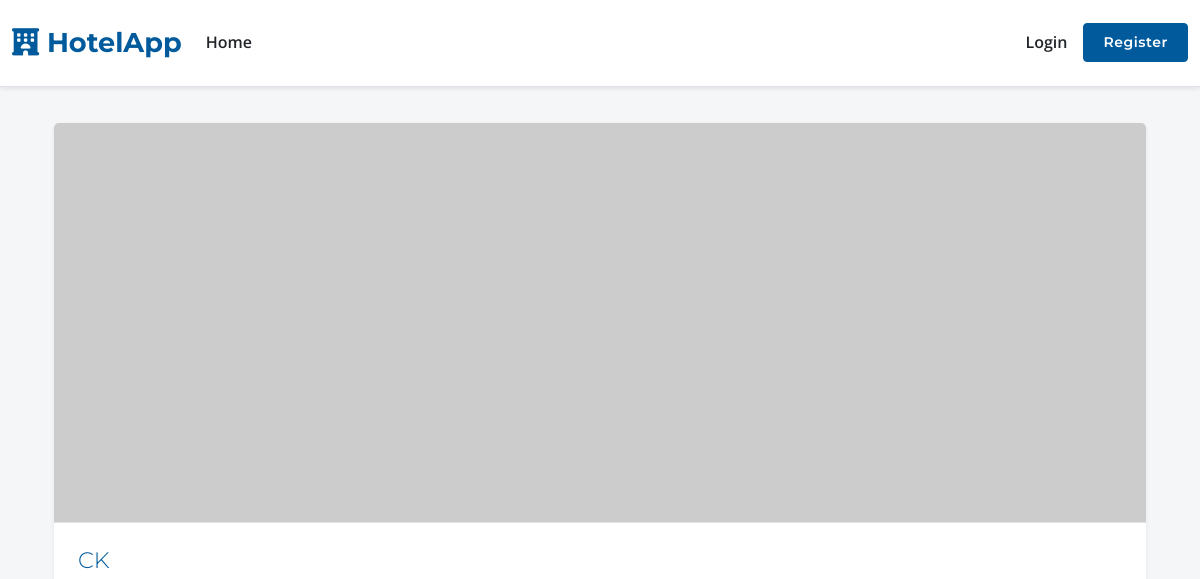
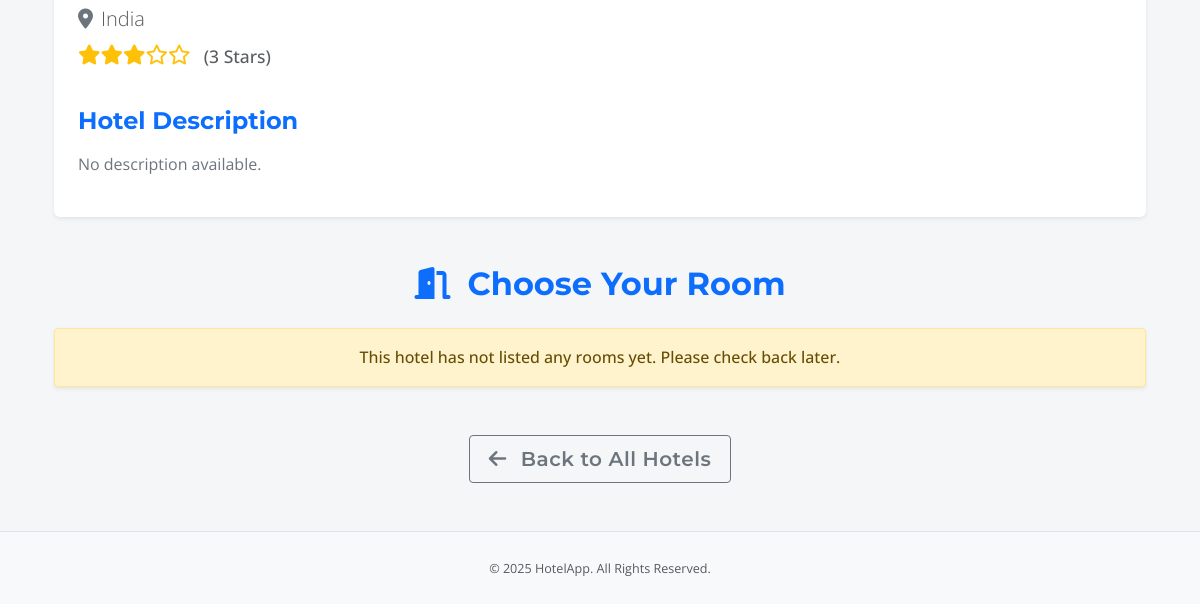
The page /hotel/1 on the database as committed earlier (2 pictures, top to bottom).
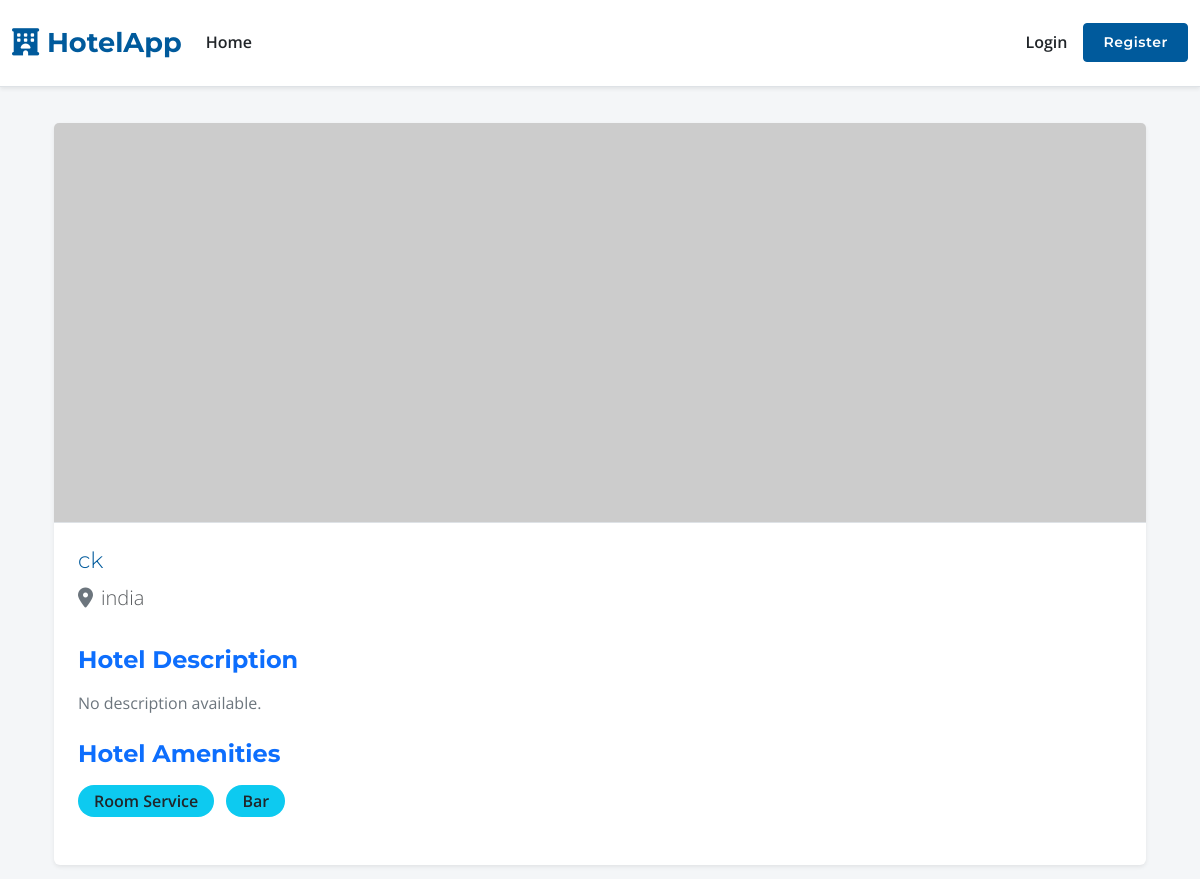
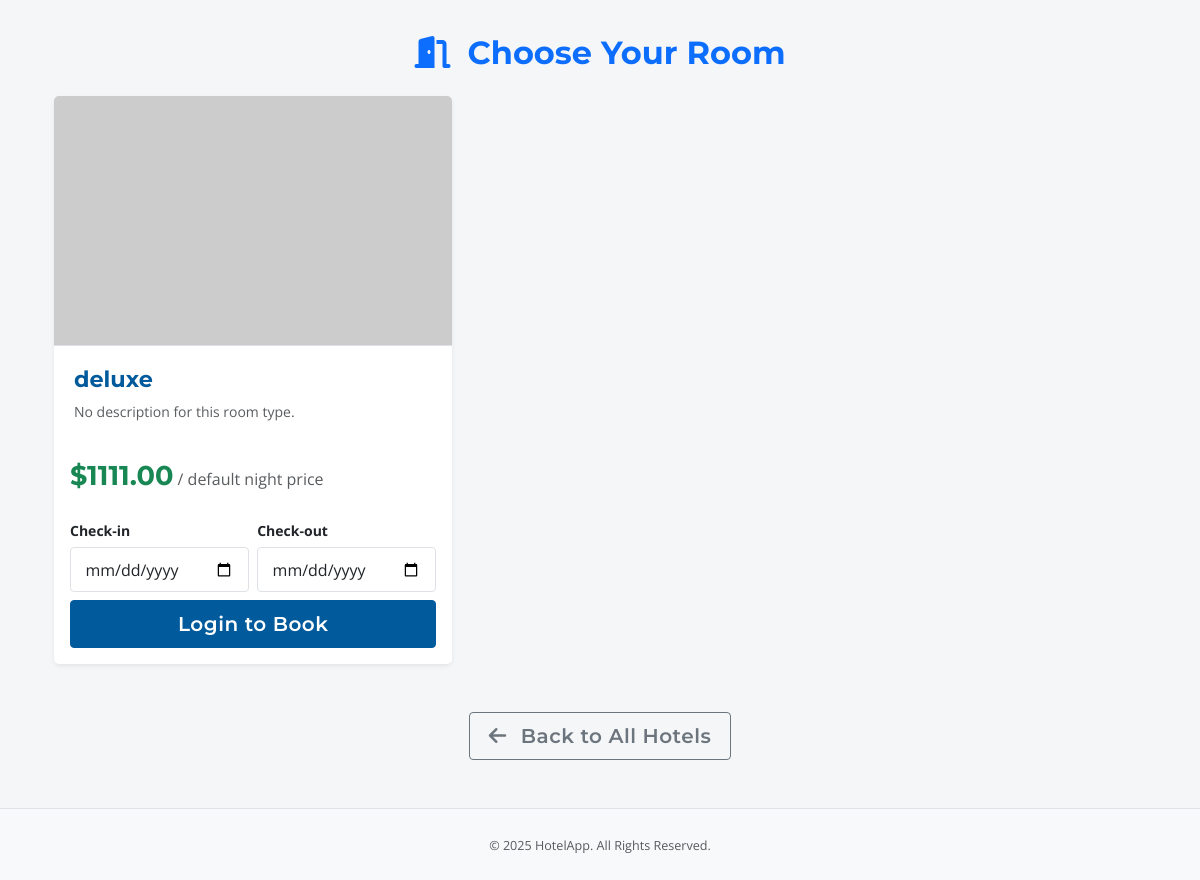
The same page on the database as committed later (2 pictures, top to bottom).
### app.py (models this page shows, shortened)
class Hotel(db.Model):
    id = db.Column(db.Integer, primary_key=True)
    name = db.Column(db.String(100), nullable=False)
    location = db.Column(db.String(200), nullable=False)
    description = db.Column(db.Text, nullable=True)
    price_per_night = db.Column(db.Float, nullable=True)
    image_url = db.Column(db.String(255), nullable=True, default='https://via.placeholder.com/800x500.png?text=Main+Hotel+Image')
    owner_id = db.Column(db.Integer, db.ForeignKey('user.id', ondelete='CASCADE'), nullable=False)
    is_approved = db.Column(db.Boolean, default=False, nullable=False)
    star_rating = db.Column(db.Integer, nullable=True)
    amenities = db.relationship('Amenity', secondary=hotel_amenities, lazy='subquery', backref=db.backref('hotels', lazy=True))
    latitude = db.Column(db.Float, nullable=True)
    longitude = db.Column(db.Float, nullable=True)
    gallery_images = db.relationship('HotelImage', backref='hotel_ref', lazy='dynamic', cascade="all, delete-orphan")
    bookings = db.relationship('Booking', backref='hotel', lazy=True, foreign_keys='Booking.hotel_id', cascade="all, delete-orphan")
    wishlisted_by_users = db.relationship('Wishlist', backref='hotel', lazy='dynamic', cascade='all, delete-orphan')
    room_types = db.relationship('RoomType', backref='hotel', lazy='dynamic', cascade="all, delete-orphan")

class Amenity(db.Model):
    id = db.Column(db.Integer, primary_key=True)
    name = db.Column(db.String(50), unique=True, nullable=False)

class RoomType(db.Model):
    id = db.Column(db.Integer, primary_key=True)
    hotel_id = db.Column(db.Integer, db.ForeignKey('hotel.id', ondelete='CASCADE'), nullable=False)
    name = db.Column(db.String(100), nullable=False)
    description = db.Column(db.Text, nullable=True)
    price_per_night = db.Column(db.Float, nullable=False)
    number_of_rooms = db.Column(db.Integer, nullable=False, default=1)
    amenities = db.Column(db.String(300), nullable=True)
    main_image_url = db.Column(db.String(255), nullable=True, default='https://via.placeholder.com/800x500.png?text=Room+Image')
    gallery_images = db.relationship('RoomImage', backref='room_type_ref', lazy='dynamic', cascade="all, delete-orphan")
    bookings = db.relationship('Booking', backref='room_type', lazy='dynamic', cascade="all, delete-orphan")
    availabilities = db.relationship('Availability', backref='room_type_ref', lazy='dynamic', cascade="all, delete-orphan")
    def get_amenities_list(self): return [a.strip() for a in self.amenities.split(',') if a.strip()] if self.amenities else []

### app.py (the view)
@app.route('/hotel/<int:hotel_id>')
def hotel_detail(hotel_id):
    hotel = Hotel.query.get_or_404(hotel_id)
    if not hotel.is_approved and (not current_user.is_authenticated or (current_user.role != 'admin' and current_user.id != hotel.owner_id)):
        flash("This hotel is not yet approved or does not exist.", "warning")
        return redirect(url_for('index'))
    room_types = hotel.room_types.order_by(RoomType.price_per_night.asc()).all()
    return render_template('hotel_detail.html', hotel=hotel, room_types=room_types, today=date.today().isoformat())

### app.py (called while the page is built)
@app.context_processor
def utility_processor():
    def is_hotel_in_wishlist(hotel_id):
        if current_user.is_authenticated:
            return Wishlist.query.filter_by(user_id=current_user.id, hotel_id=hotel_id).first() is not None
        return False
    return dict(is_hotel_in_wishlist=is_hotel_in_wishlist)

### templates/hotel_detail.html (shortened to what this page needs)
{% extends "base.html" %}
{% block content %}
<div class="container mt-4 mb-5">
    <div class="card shadow-sm border-0 mb-5">
        <img src="{{ hotel.image_url or 'https://via.placeholder.com/1200x400.png?text=Hotel+Image' }}" class="card-img-top" alt="{{ hotel.name }}" style="max-height: 400px; object-fit: cover;">
        <div class="card-body p-4">
            <div class="d-flex justify-content-between align-items-start">
                <div>
                    <h1 class="card-title display-5 mb-2">{{ hotel.name }}</h1>
                    <p class="lead text-muted mb-2"><i class="fas fa-map-marker-alt text-secondary me-2"></i>{{ hotel.location }}</p>
                    {% if hotel.star_rating %}
                        <p class="mb-3 h5 text-warning">
                            {% for i in range(hotel.star_rating) %}<i class="fas fa-star"></i>{% endfor %}{% for i in range(5 - hotel.star_rating) %}<i class="far fa-star"></i>{% endfor %}
                            <span class="ms-2 text-muted small align-middle"> ({{ hotel.star_rating }} Star{{ 's' if hotel.star_rating > 1 }})</span>
                        </p>
                    {% endif %}
                </div>
            </div>
            <h4 class="mt-4 mb-3 text-primary">Hotel Description</h4>
            <p class="text-secondary preserve-newlines">{{ hotel.description if hotel.description else "No description available." }}</p>
             {% if hotel.amenities %}
                <h4 class="mt-4 mb-3 text-primary">Hotel Amenities</h4>
                <div class="mb-3">
                    {% for amenity in hotel.amenities %}
                        <span class="badge bg-info text-dark rounded-pill me-2 mb-2 p-2 px-3 fs-6">{{ amenity.name }}</span>
                    {% endfor %}
                </div>
            {% endif %}
        </div>
    </div>
    <h2 class="text-center mb-4 text-primary"><i class="fas fa-door-open me-2"></i> Choose Your Room</h2>
    {% if room_types %}
        <div class="row row-cols-1 row-cols-lg-2 g-4">
            {% for room in room_types %}
            <div class="col d-flex align-items-stretch">
                <div class="card h-100 shadow-sm border-0">
                    <img src="{{ room.main_image_url or 'https://via.placeholder.com/800x500.png?text=No+Room+Image' }}" class="card-img-top" alt="{{ room.name }}" style="height: 250px; object-fit: cover;">
                    <div class="card-body">
                        <h4 class="card-title">{{ room.name }}</h4>
                        <p class="card-text text-muted small">{{ room.description or 'No description for this room type.'}}</p>
                    </div>
                    <div class="card-footer bg-white border-top-0 p-3">
                        <div class="mb-3">
                            <h3 class="text-success d-inline-block">${{ "%.2f"|format(room.price_per_night) }}</h3> <small class="text-muted fs-6">/ default night price</small>
                        </div>
                        <form method="POST" action="{{ url_for('book_room', room_type_id=room.id) }}" class="booking-form" data-room-id="{{ room.id }}">
                            <div class="row g-2">
                                <div class="col-sm-6">
                                    <label for="check_in_date_{{room.id}}" class="form-label small fw-bold">Check-in</label>
                                    <input type="date" class="form-control check-in-date" id="check_in_date_{{room.id}}" name="check_in_date" min="{{ today }}" required>
                                </div>
                                <div class="col-sm-6">
                                    <label for="check_out_date_{{room.id}}" class="form-label small fw-bold">Check-out</label>
                                    <input type="date" class="form-control check-out-date" id="check_out_date_{{room.id}}" name="check_out_date" min="{{ today }}" required>
                                </div>
                            </div>
                            <div class="d-grid mt-2">
                                {% if current_user.is_authenticated %}
                                    <button type="submit" class="btn btn-primary btn-lg" disabled><i class="fas fa-calendar-check me-2"></i> Book This Room</button>
                                {% else %}
                                     <a href="{{ url_for('login', next=request.url) }}" class="btn btn-primary btn-lg">Login to Book</a>
                                {% endif %}
                            </div>
                        </form>
                    </div>
                </div>
            </div>
            {% endfor %}
        </div>
    {% else %}
        <div class="alert alert-warning text-center shadow-sm">This hotel has not listed any rooms yet. Please check back later.</div>
    {% endif %}
    <div class="mt-5 text-center"><a href="{{ url_for('index') }}" class="btn btn-outline-secondary btn-lg"><i class="fas fa-arrow-left me-2"></i> Back to All Hotels</a></div>
</div>
{% endblock %}

### templates/base.html (shortened to what this page needs)
<!DOCTYPE html>
<html lang="en">
<head>
    <link href="https://cdn.jsdelivr.net/npm/bootstrap@5.3.2/dist/css/bootstrap.min.css" rel="stylesheet">
    <link rel="stylesheet" href="https://cdnjs.cloudflare.com/ajax/libs/font-awesome/6.4.2/css/all.min.css" />
    <link rel="stylesheet" href="https://unpkg.com/leaflet@1.9.4/dist/leaflet.css"/>
    <link rel="stylesheet" href="{{ url_for('static', filename='style.css') }}">
</head>
<body class="d-flex flex-column min-vh-100">
    <nav class="navbar navbar-expand-lg navbar-light bg-white fixed-top border-bottom shadow-sm py-3">
        <div class="container-fluid">
            <a class="navbar-brand" href="{{ url_for('index') }}" style="font-family: 'Montserrat', sans-serif; font-weight: 700; color: var(--primary-color, #005A9C); font-size: 1.6rem;">
                <i class="fas fa-hotel"></i> HotelApp
            </a>
            <div class="collapse navbar-collapse" id="navbarNav">
                <ul class="navbar-nav me-auto mb-2 mb-lg-0">
                    <li class="nav-item">
                        <a class="nav-link {% if request.endpoint == 'index' %}active fw-bold{% endif %}" href="{{ url_for('index') }}">Home</a>
                    </li>
                </ul>
                <ul class="navbar-nav ms-auto mb-2 mb-lg-0 align-items-center">
                    {% if current_user.is_authenticated %}
                        <li class="nav-item dropdown">
                            <a class="nav-link dropdown-toggle" href="#" id="navbarUserDropdown" role="button" data-bs-toggle="dropdown" aria-expanded="false">
                                <i class="fas fa-user-circle me-1"></i> {{ current_user.username }}
                                <span class="badge rounded-pill bg-secondary ms-1">{{ current_user.role|capitalize }}</span>
                            </a>
                            <ul class="dropdown-menu dropdown-menu-end shadow-lg border-0" aria-labelledby="navbarUserDropdown">
                                <li><a class="dropdown-item {% if request.endpoint == 'profile' %}active{% endif %}" href="{{ url_for('profile') }}"><i class="fas fa-user-edit me-2"></i> My Profile</a></li>
                                <li><hr class="dropdown-divider"></li>
                                <li><a class="dropdown-item text-danger" href="{{ url_for('logout') }}"><i class="fas fa-sign-out-alt me-2"></i> Logout</a></li>
                            </ul>
                        </li>
                    {% else %}
                        <li class="nav-item"><a class="nav-link {% if request.endpoint == 'login' %}active fw-bold{% endif %}" href="{{ url_for('login') }}">Login</a></li>
                        <li class="nav-item"><a class="btn btn-primary btn-sm ms-2" href="{{ url_for('register') }}">Register</a></li>
                    {% endif %}
                </ul>
            </div>
        </div>
    </nav>
    <main class="container-fluid mt-4 flex-grow-1">
        <div class="container">
            {% block content %}{% endblock %}
        </div>
    </main>
    <footer class="py-4 mt-auto bg-light text-center text-muted border-top">
        <div class="container"><small>© <span id="currentYear"></span> HotelApp. All Rights Reserved.</small></div>
    </footer>
</body>
</html>

### static/style.css (style rules this page uses)
:root { --primary-color: #005A9C; --secondary-color: #FFA500; --light-bg: #f8f9fa; --dark-text: #212529; --medium-text: #6c757d; --border-color: #dee2e6; --card-shadow: 0 2px 8px rgba(0, 0, 0, 0.075); --card-hover-shadow: 0 6px 15px rgba(0, 0, 0, 0.12); }
body { font-family: 'Open Sans', sans-serif; color: var(--dark-text); background-color: #f4f6f8; padding-top: 75px; line-height: 1.6; display: flex; flex-direction: column; min-height: 100vh; }
.container, .container-fluid { flex-grow: 1; }
h1, h2, h3, h4, h5, h6 { font-family: 'Montserrat', sans-serif; font-weight: 700; color: var(--primary-color); }
h1 { font-size: 2.4rem; margin-bottom: 1rem; }
h2 { font-size: 2rem; margin-bottom: 0.8rem; }
h3 { font-size: 1.7rem; margin-bottom: 0.6rem; }
a { color: var(--primary-color); text-decoration: none; transition: color 0.2s ease-in-out; }
.navbar { background-color: #ffffff !important; border-bottom: 1px solid var(--border-color); box-shadow: 0 2px 4px rgba(0,0,0,0.04); padding-top: 0.7rem; padding-bottom: 0.7rem; }
.navbar-brand { font-size: 1.7rem !important; }
.navbar-nav .nav-link { color: var(--dark-text) !important; font-weight: 600; padding: 0.5rem 1rem; }
.btn { font-family: 'Montserrat', sans-serif; font-weight: 600; padding: 0.5rem 1.2rem; border-radius: 0.25rem; transition: all 0.2s ease-in-out; letter-spacing: 0.5px; }
.btn-primary { background-color: var(--primary-color); border-color: var(--primary-color); }
.form-control, .form-select { border-radius: 0.25rem; border: 1px solid var(--border-color); padding: 0.6rem 0.9rem; transition: border-color 0.2s ease, box-shadow 0.2s ease; }
.form-label { font-weight: 600; margin-bottom: 0.3rem; }
.card { border: 1px solid var(--border-color); border-radius: 0.375rem; box-shadow: var(--card-shadow); transition: box-shadow 0.25s ease-in-out, transform 0.25s ease-in-out; background-color: #fff; }
.card-img-top { border-bottom: 1px solid var(--border-color); }
.card-body { padding: 1.25rem; }
.card-title { font-size: 1.4rem; color: var(--primary-color); margin-bottom: 0.5rem; }
.card-footer { background-color: #fff; border-top: 1px solid var(--border-color); padding: 1rem 1.25rem; }
.badge { font-size: 0.8em; padding: 0.4em 0.65em; font-weight: 600; }
.preserve-newlines { white-space: pre-wrap; }
footer { background-color: #e9ecef; padding: 1.5rem 0; font-size: 0.9em; color: var(--medium-text); }

### templates/base.html (style rules this page uses)
body { padding-top: 75px; }

Rows that differ between the two databases and show on the page:
changed Hotel "No description available.": name "CK" → "ck"; location "India" → "india"; star_rating "3" → (not shown); star_rating "s" → (not shown)
added Amenity: name "Room Service"
added Amenity: name "Bar"
added RoomType: name "deluxe", description "No description for this room type.", price_per_night "1111.00"
Other text that changed with them:
text no longer shown: "( Star ) This hotel has not listed any rooms yet. Please check back later."
text now shown: "Hotel Amenities"
